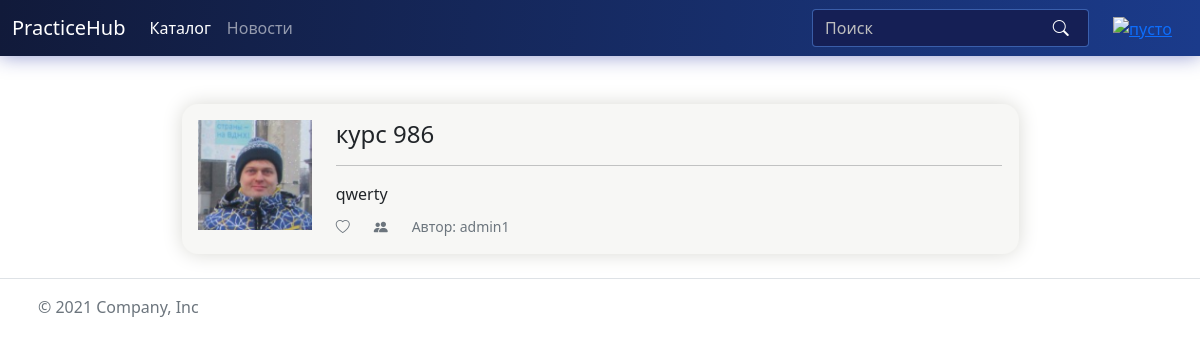
The app's page /index (signed in) with its own data.
### models.py (models this page shows, shortened)
class Course(db.Model):
    id = db.Column(db.Integer, primary_key=True)
    name = db.Column(db.String(64), index=True, unique=True)
    author_id = db.Column(db.Integer, db.ForeignKey('user.id'))
    lessons = db.relationship('Lesson', backref='course', lazy='dynamic', cascade="all, delete-orphan")
    desc = db.Column(db.Text, nullable=False)
    short_desc = db.Column(db.Text, nullable=False)
    img_path = db.Column(db.String(64))
    img_uuid = db.Column(db.String(64), index=True)

class User(UserMixin, db.Model):
    id = db.Column(db.Integer, primary_key=True)
    username = db.Column(db.String(64), index=True, unique=True)
    email = db.Column(db.String(120), index=True, unique=True)
    password_hash = db.Column(db.String(128))
    created_courses = db.relationship('Course', backref='author', lazy='dynamic')
    created_posts = db.relationship('Post', backref='author', lazy='dynamic')
    my_courses = db.relationship('Course', secondary=my_courses, lazy='dynamic', backref=db.backref('users', lazy=True))
    img_path = db.Column(db.String(64))
    img_uuid = db.Column(db.String(64), index=True)

### routes.py (the view)
@app.route('/')
@app.route('/index')
def index():
    courses = Course.query.limit(10).all()  # TODO: add order by likes(?..)
    return render_template('index.html', courses=courses)

### models.py (called while the page is built)
@login.user_loader
def load_user(id):
    return User.query.get(int(id))

### templates/index.html
{% extends 'base.html' %}
{% from 'includes/course_thumbnail.html' import course_thumbnail with context %}
{% block catalog_link %}<a class="nav-link active" aria-current="page" href="{{ url_for('index') }}">Каталог</a>{% endblock catalog_link %}
{% block content %}
<div class="w-75 mx-auto">
  {% for c in courses %}
    {{ course_thumbnail(c) }}
  {% endfor %}
</div>
{% endblock content %}

### templates/includes/course_thumbnail.html (shortened to what this page needs)
{% macro course_thumbnail(c, teacher=False) %}
<{% if teacher %}div{% else %}a class="text-dark d-block"{% endif %} style="border-radius: 1rem; background-color: #f7f7f5; box-shadow: 0 0 20px #d9d9d4; text-decoration: none; cursor: pointer" href="{{ url_for('course', course_id=c.id) }}">
  <div class="row p-3">
    <div class="col-2">
      <img src="{{ url_for('get_file', path=c.img_path) }}"
          class="w-100" alt="изображение">
    </div>
    <div class="{% if teacher %}col-9{% else %}col-10{% endif %}">
      <div class="">
        <h4 class="">{{ c.name }}</h4>
        <hr>
        <p class="text-justify font-weight-lighter m-0">{{ c.short_desc[:50] }}</p>
        <div class="d-flex justify-content-between mt-2">
          <div class="row">
            <div class="col-sm"><span class="text-nowrap"><small class="text-muted">
              <i class="bi bi-heart"></i></small></span></div>
            <div class="col-sm"><span class="text-nowrap"><small class="text-muted">
              <i class="bi bi-people-fill"></i></small></span></div>
            <div class="col-sm"><span class="text-nowrap"><small
                class="text-muted">Автор: {{ c.author.username }}</small></span></div>
          </div>
        </div>
      </div>
    </div>
  </div>
</{% if teacher %}div{% else %}a{% endif %}>
{% endmacro %}

### static/css/style.css (style rules this page uses)
:root { --xlight-gray: #fafafa; --light-gray: #e6e6e6; --mid-gray: #586273; --mbgc: rgba(27,59,139,1); --sbgc: rgba(21,37,85, 1); }
html, body, .t-b { height: 100%; }

### records on screen
Course: img_path (picture), name "курс 986", short_desc "qwerty", author.username "admin1"
